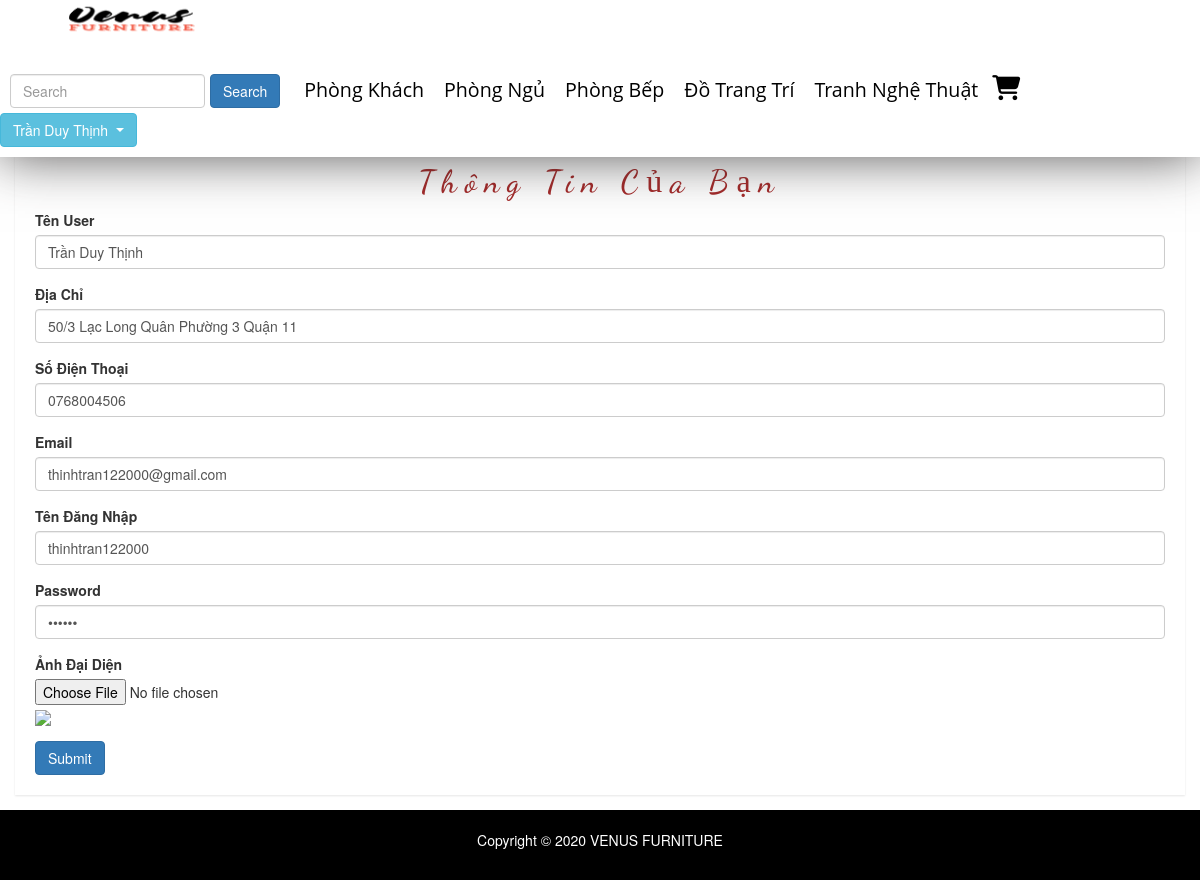
/public/pages/ho-so.php (signed in), run on the app's committed database.
### tables this page shows
CREATE TABLE `category` (
  `id` int(50) NOT NULL,
  `name` varchar(100) DEFAULT NULL,
  `slug` varchar(100) DEFAULT NULL,
  `images` varchar(100) DEFAULT NULL,
  `banner` varchar(100) DEFAULT NULL,
  `home` tinyint(100) DEFAULT 0,
  `status` tinyint(4) DEFAULT 0,
  `created_at` timestamp NOT NULL DEFAULT current_timestamp(),
  `updated` timestamp NOT NULL DEFAULT current_timestamp() ON UPDATE current_timestamp()
);

CREATE TABLE `users` (
  `id` int(50) NOT NULL,
  `name` varchar(100) DEFAULT NULL,
  `email` varchar(100) DEFAULT NULL,
  `address` varchar(100) DEFAULT NULL,
  `phone` char(15) DEFAULT NULL,
  `Account` varchar(100) NOT NULL,
  `password` varchar(100) DEFAULT NULL,
  `avatar` varchar(100) DEFAULT NULL,
  `status` tinyint(4) DEFAULT 1,
  `token` varchar(50) DEFAULT NULL,
  `created_at` timestamp NULL DEFAULT NULL,
  `updata_up` timestamp NULL DEFAULT NULL ON UPDATE current_timestamp()
);

### libraries/Database.php (called while the page is built, shortened)
<?php
class DataProvider
{
	public static function ExecuteQuery($sql)
	{
		try{
			$connection = mysqli_connect("localhost","root","", "web_noi_that");
			mysqli_query($connection, "set names 'utf8'");
			$result = mysqli_query($connection, $sql);
			return $result;
		}catch(Exception $ex)
		{
			return null;
		}
    }
}
?>

### public/pages/ho-so.php (the view, shortened to what this page needs)
<?php
require_once __DIR__ . "/../../layouts/header.php";
?>
<div class="product-status mg-tb-15">
    <div class="container-fluid">
        <div class="row">
            <div class="col-lg-12 col-md-12 col-sm-12 col-xs-12">
                <div class="product-status-wrap">
                    <h2 class="text-center"> Thông Tin Của Bạn </h2>
                    <form action="" method="post" enctype="multipart/form-data" id="USedit">
                        <?php
                        try {
                            $sql = "SELECT * FROM users";
                            if (isset($_SESSION['id'])) {
                                $id = $_SESSION['id'];
                                $sql .= " WHERE id = " . $id;
                            }
                            $result = DataProvider::ExecuteQuery($sql);
                            $row = mysqli_fetch_array($result);
                        } catch (Exception $ex) {
                            echo "Không thể mở CSDL";
                        }
                        ?>
                        <div class="form-group">
                            <label>Tên User</label>
                            <input type="text" class="form-control" placeholder="Enter name" name="TenUS" value="<?php echo $row['name'] ?>" required minlength="3">
                        </div>
                        <div class="form-group">
                            <label>Địa Chỉ</label>
                            <input type="text" class="form-control" placeholder="351 Lạc Long Quân-Phường 4- Quận 5- Thành Phố Hồ Chí Minh" name="address" value="<?php echo $row['address'] ?>" required>
                        </div>
                        <div class="form-group">
                            <label>Số Điện Thoại</label>
                            <input
                               type="text"  class="form-control" placeholder="0345197655" name="phone" value="<?php echo $row['phone'] ?>"  pattern="(\+84|0)\d{9,10}"  title="Nhập số điện thoại từ 10 đến 11 số" required>
                        </div>
                        <div class="form-group">
                            <label>Email</label>
                            <input type="email" class="form-control" placeholder="ABC@gmail.com" name="email" value="<?php echo $row['email'] ?>" required>
                        </div>
                        <div class="form-group">
                            <label>Tên Đăng Nhập</label>
                            <input type="text" class="form-control" placeholder="NguyenVanA" name="account" value="<?php echo $row['Account'] ?>" required>
                        </div>
                        <div class="form-group">
                            <label>Password</label>
                            <input type="password" class="form-control" placeholder="" name="password" value="<?php echo $row['password'] ?>" required minlength="8">
                        </div>
                        <div class="form-group">
                            <label for="exampleFormControlFile1">Ảnh Đại Diện</label>
                            <input type="file" class="form-control-file" id="exampleFormControlFile1" name="Hinh" >
                            <img src="/TTT/admin/modules/users/img_users/<?php echo $row['avatar'] ?>" >
                        </div>
                        <button type="submit" class="btn btn-primary">Submit</button>
                    </form>
                </div>
            </div>
        </div>
    </div>
</div>
<?php
require_once __DIR__ . "/../../layouts/footer.php" ?>

### layouts/header.php (shortened to what this page needs)
<!DOCTYPE html>
<html>
<head>
    <link rel="stylesheet" href="/redirect?Id=CvmsVv9asuSiOaRBBz9urpS909ixNzNqI37%2b8O1yQr4%3d">
    <link rel="stylesheet" type="text/css" href="../vendors/fonts/css/fontawesome.css">
    <link rel="stylesheet" type="text/css" href="../resources/css/styles.css">
    <link rel="stylesheet" href="../vendors/css/bootstrap.css">
    <link rel="stylesheet" href="../resources/css/queries.css">
    <link rel="stylesheet" href="../vendors/css/bootstrap-grid.css">
    <link rel="stylesheet" href="css/bootstrap.min.css">
    <link rel="stylesheet" href="css/font-awesome.min.css">
    <link rel="stylesheet" href="css/owl.carousel.css">
    <link rel="stylesheet" href="css/owl.theme.css">
    <link rel="stylesheet" href="css/owl.transitions.css">
    <link rel="stylesheet" href="css/animate.css">
    <link rel="stylesheet" href="css/normalize.css">
    <link rel="stylesheet" href="css/meanmenu.min.css">
    <link rel="stylesheet" href="css/main.css">
    <link rel="stylesheet" href="css/morrisjs/morris.css">
    <link rel="stylesheet" href="css/scrollbar/jquery.mCustomScrollbar.min.css">
    <link rel="stylesheet" href="css/metisMenu/metisMenu.min.css">
    <link rel="stylesheet" href="css/metisMenu/metisMenu-vertical.css">
    <link rel="stylesheet" href="css/calendar/fullcalendar.min.css">
    <link rel="stylesheet" href="css/calendar/fullcalendar.print.min.css">
    <link rel="stylesheet" href="style.css">
    <link rel="stylesheet" href="css/responsive.css">
    <link rel="stylesheet" href="https://maxcdn.bootstrapcdn.com/bootstrap/3.3.5/css/bootstrap.min.css"><script src="https://maxcdn.bootstrapcdn.com/bootstrap/3.3.5/js/bootstrap.min.js"></script>
</head>
<body>
    <div class="sticky">
        <nav>
            <a href="../index.php"><img class="logo"
                    src="../resources/img/hinh/logo2.png" alt="logo"></a>
            <div>
            <ul class="main-nav">
              <li>
                <form class="form-inline " id="reseach" action="show-row.php" method="get">
             <input class="form-control mr-sm-2" type="search" placeholder="Search" aria-label="Search" name="search">
              <button class="btn btn-primary my-2 my-sm-0" type="submit" name="ok" value="search">Search</button>
           </form>
          </li>
                    <?php
                    $sql = "SELECT * FROM `category`";
                    $category = DataProvider::ExecuteQuery($sql);
                    while ($loai = mysqli_fetch_array($category)) {
                        $chuoi = <<< EOD
                          <li><a class="a" href="/TTT/public/pages/show-row.php?id={$loai['id']}">  {$loai['name']}</a>
                          <ul class="submenu">
                          EOD;
                        echo $chuoi;
                        echo " </ul>";
                    }
                    echo   "</li>";
                    ?>
                    <a class="fas fa-shopping-cart " href="gio-hang.php" id="icoi"></a>
                    <?php if (isset($_SESSION['name'])) :   ?>
                        <div class="btn-group">
                            <button type="button" class="btn btn-info dropdown-toggle" data-toggle="dropdown" aria-haspopup="true" aria-expanded="false">
                           <?php echo $_SESSION['name'] ?>
                            </button>
                        </div>
                    <?php else : ?>
                        <a class="far fa-user " href="login.php" id="icoi"></a>
                    <?php endif ?>
                </ul>
            </div>
        </nav>
    </div>
    <div id="SITE_HEADER-placeholder"></div>

### public/resources/css/styles.css (style rules this page uses)
* { padding: 0 px; margin: 0 px; box-sizing: border-box; }
html { font-family: "Lato", sans-serif; font-size: 20 px; color: #5a5a5a; background-color: #ffffff; text-rendering: optimizeLegibility; }
body { overflow-x: hidden; }
.logo { width: 200px; float: left; margin-left: 30px; margin-top: 10px; display: block; }
#icoi { text-decoration: none; color: black; font-size: 25px; margin-right: 30px; }
.main-nav { float: right; list-style: none; margin-right: 20px; margin-top: 40px; padding-left: 0px; z-index: 1; }
.main-nav li .a { text-decoration: none; text-align: center; color: black; font-size: 140%; font-family: "Pacifico", cursive; font-family: "Amatic SC", cursive; font-family: "Open Sans", sans-serif; padding: 2px 0px; }
.main-nav li { display: inline-block; margin: 5px 10px; }
.sticky { background-color: white; position: fixed; top: 0 px; left: 0px; z-index: 900; width: 100%; box-shadow: 0 0px 50px 0 rgba(46, 44, 44, 0.8); }
.sticky .logo { width: 200px; margin-top: -10px; padding-bottom: -80px; }
.sticky .main-nav { margin-top: 20px; }
#SITE_HEADER-placeholder { height: 110px; display: block; }

### public/pages/css/main.css (style rules this page uses)
html { color: #222; font-size: 1em; line-height: 1.4; }
audio, canvas, iframe, img, svg, video { vertical-align: middle; }

### public/pages/style.css (style rules this page uses)
html, body { height: 100%; font-family: 'Play', sans-serif;font-weight:400;background:#f5f5f5; }
img { max-width:100%;height:auto }
h1, h2, h3, h4, h5, h6 { margin: 0 0 10px; font-weight:700; }
a { transition: all 0.3s ease 0s;text-decoration:none; }
a:visited, a:link, a:active { text-decoration: none; }
ul { list-style: outside none none; margin: 0; padding: 0 }
.mg-tb-15 { margin:15px 0px; }
.form-control { background-color: #FFFFFF; background-image: none; border: 1px solid #e5e6e7; border-radius: 1px; color: inherit; display: block; padding: 6px 12px; transition: border-color 0.15s ease-in-out 0s, box-shadow 0.15s ease-in-out 0s; width: 100%; }
.product-sales-chart, .analytics-info-cs, .tranffic-als-inner, .analytics-rounded, .single-new-trend, .personal-info-wrap, .author-widgets-single, .calender-inner, .product-status-wrap, .review-tab-pro-inner, .income-dashone-total, .analytics-adminpro-wrap, .analytics-sparkle-line, .analysis-progrebar, .sparkline8-list, .sparkline9-list, .sparkline7-list, .sparkline10-list, .sparkline12-list, .sparkline13-list, .sparkline14-list, .sparkline13-list, .sparkline11-list, .x-editable-list, .code-editor-single, .blog-details-inner, .charts-single-pro, .about-sparkline, .sparkline-list, .button-ad-wrap, .tab-content-details, .sparkline16-list, .sparkline15-list, .tinymce-single { padding:20px; background:#fff; -webkit-box-shadow: 0px 1px 2px 0px rgba(0, 0, 0, 0.1); box-shadow: 0px 1px 2px 0px rgba(0, 0, 0, 0.1); }
.product-status-wrap img { width: 60px; }

### public/pages/ho-so.php (style rules this page uses)
h2 { font-family: "Dancing Script", cursive; font-size: xx-large; letter-spacing: 8px; color: brown; }

### data on the page
category: name "Phòng Khách"
category: name "Phòng Ngủ"
category: name "Phòng Bếp"
category: name "Đồ Trang Trí"
category: name "Tranh Nghệ Thuật"
users: TenUS "Trần Duy Thịnh", address "50/3 Lạc Long Quân Phường 3 Quận 11", phone "0768004506", email "thinhtran122000@gmail.com", account "thinhtran122000"

### other printed values
$_SESSION['name'] "Trần Duy Thịnh"
